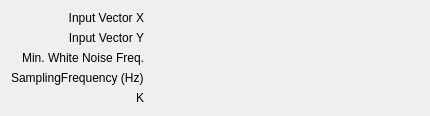
<?xml version="1.0" encoding="UTF-8"?>
<ui version="4.0">
 <class>EffectiveBandwidthConfig</class>
 <widget class="QWidget" name="EffectiveBandwidthConfig">
  <property name="geometry">
   <rect>
    <x>0</x>
    <y>0</y>
    <width>430</width>
    <height>107</height>
   </rect>
  </property>
  <property name="minimumSize">
   <size>
    <width>400</width>
    <height>0</height>
   </size>
  </property>
  <layout class="QGridLayout" name="gridLayout">
   <item row="0" column="0">
    <widget class="QLabel" name="label_3">
     <property name="sizePolicy">
      <sizepolicy hsizetype="Preferred" vsizetype="Fixed">
       <horstretch>0</horstretch>
       <verstretch>0</verstretch>
      </sizepolicy>
     </property>
     <property name="text">
      <string>Input Vector X</string>
     </property>
     <property name="alignment">
      <set>Qt::AlignRight|Qt::AlignTrailing|Qt::AlignVCenter</set>
     </property>
     <property name="wordWrap">
      <bool>false</bool>
     </property>
    </widget>
   </item>
   <item row="0" column="1">
    <widget class="Kst::VectorSelector" name="_vectorX" native="true">
     <property name="sizePolicy">
      <sizepolicy hsizetype="Expanding" vsizetype="Preferred">
       <horstretch>0</horstretch>
       <verstretch>0</verstretch>
      </sizepolicy>
     </property>
    </widget>
   </item>
   <item row="1" column="0">
    <widget class="QLabel" name="label_5">
     <property name="sizePolicy">
      <sizepolicy hsizetype="Preferred" vsizetype="Fixed">
       <horstretch>0</horstretch>
       <verstretch>0</verstretch>
      </sizepolicy>
     </property>
     <property name="text">
      <string>Input Vector Y</string>
     </property>
     <property name="alignment">
      <set>Qt::AlignRight|Qt::AlignTrailing|Qt::AlignVCenter</set>
     </property>
     <property name="wordWrap">
      <bool>false</bool>
     </property>
    </widget>
   </item>
   <item row="1" column="1">
    <widget class="Kst::VectorSelector" name="_vectorY" native="true">
     <property name="sizePolicy">
      <sizepolicy hsizetype="Expanding" vsizetype="Preferred">
       <horstretch>0</horstretch>
       <verstretch>0</verstretch>
      </sizepolicy>
     </property>
    </widget>
   </item>
   <item row="2" column="0">
    <widget class="QLabel" name="label_4">
     <property name="sizePolicy">
      <sizepolicy hsizetype="Preferred" vsizetype="Fixed">
       <horstretch>0</horstretch>
       <verstretch>0</verstretch>
      </sizepolicy>
     </property>
     <property name="text">
      <string>Min. White Noise Freq.</string>
     </property>
     <property name="alignment">
      <set>Qt::AlignRight|Qt::AlignTrailing|Qt::AlignVCenter</set>
     </property>
     <property name="wordWrap">
      <bool>false</bool>
     </property>
    </widget>
   </item>
   <item row="2" column="1">
    <widget class="Kst::ScalarSelector" name="_scalarMin" native="true"/>
   </item>
   <item row="3" column="0">
    <widget class="QLabel" name="label_6">
     <property name="sizePolicy">
      <sizepolicy hsizetype="Fixed" vsizetype="Fixed">
       <horstretch>0</horstretch>
       <verstretch>0</verstretch>
      </sizepolicy>
     </property>
     <property name="text">
      <string>SamplingFrequency (Hz)</string>
     </property>
     <property name="wordWrap">
      <bool>false</bool>
     </property>
    </widget>
   </item>
   <item row="3" column="1">
    <widget class="Kst::ScalarSelector" name="_scalarFreq" native="true"/>
   </item>
   <item row="4" column="0">
    <widget class="QLabel" name="label_7">
     <property name="sizePolicy">
      <sizepolicy hsizetype="Preferred" vsizetype="Fixed">
       <horstretch>0</horstretch>
       <verstretch>0</verstretch>
      </sizepolicy>
     </property>
     <property name="text">
      <string>K</string>
     </property>
     <property name="alignment">
      <set>Qt::AlignRight|Qt::AlignTrailing|Qt::AlignVCenter</set>
     </property>
     <property name="wordWrap">
      <bool>false</bool>
     </property>
    </widget>
   </item>
   <item row="4" column="1">
    <widget class="Kst::ScalarSelector" name="_scalarK" native="true"/>
   </item>
  </layout>
 </widget>
 <layoutdefault spacing="6" margin="11"/>
 <customwidgets>
  <customwidget>
   <class>Kst::VectorSelector</class>
   <extends>QWidget</extends>
   <header>vectorselector.h</header>
  </customwidget>
  <customwidget>
   <class>Kst::ScalarSelector</class>
   <extends>QWidget</extends>
   <header>scalarselector.h</header>
  </customwidget>
 </customwidgets>
 <resources/>
 <connections/>
</ui>
